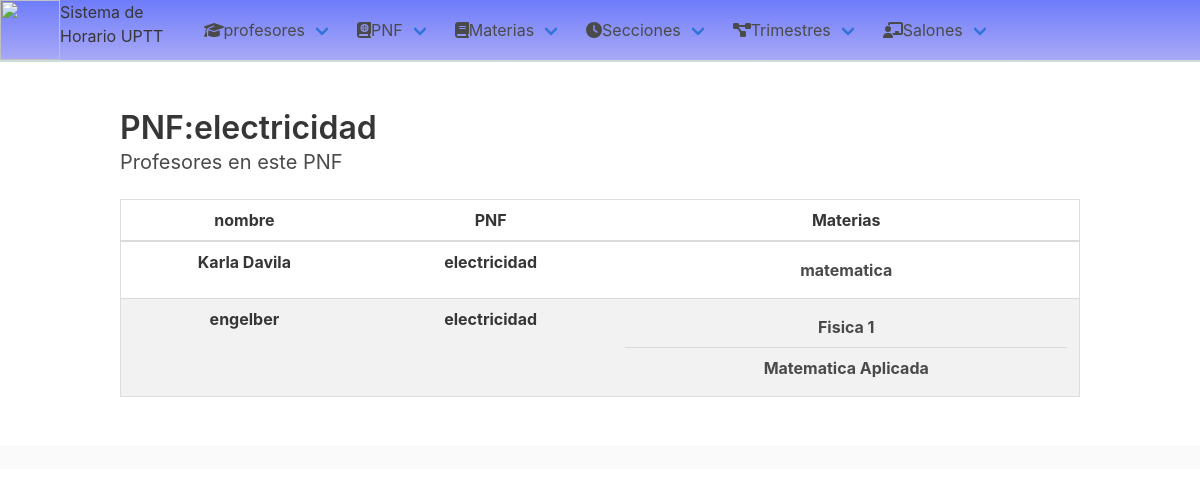
/pnf-profesor/electricidad, run on the app's committed database.
### horario/models.py (models this page shows, shortened)
class PNF(models.Model):
    nombre = models.CharField(max_length=20)
    trimetres = models.ManyToManyField(Trimestre)
    class Meta:
        ordering = ["nombre"]
        verbose_name_plural = "PNF"
    def __str__(self):
        return self.nombre

class Profesores(models.Model):
    nombre = models.CharField(max_length=50)
    pnf = models.ForeignKey(PNF, null=True, on_delete=models.DO_NOTHING)
    materias = models.ManyToManyField(Materias, blank=True)
    class Meta:
        ordering = ["nombre"]
        verbose_name_plural = "Profesores"

class Materias(models.Model):
    nombre = models.CharField('Nombre de Materia', max_length=50)
    codigo = models.CharField('Codigo de Materia', max_length=10)
    unidadesC = models.PositiveIntegerField('Unidades Curriculares')
    class Meta:
        ordering = ["nombre"]
        verbose_name_plural = "Materias"
    def __str__(self):
        return self.nombre

### horario/views.py (the view)
# urls.py: path('pnf-profesor/<slug:pnf_nombre>', views.Profesor_Pnf, name='pnf del profesor'),
def Profesor_Pnf(request, pnf_nombre):
    pnf = get_object_or_404(PNF, nombre=pnf_nombre)
    try:
        profesor = Profesores.objects.filter(pnf__nombre=pnf)
        return (
            render(request, "profe-pnf.html",
                   context={'profesor': profesor, 'pnf': pnf},
                   )
        )
    except (KeyError, Profesores.DoesNotExist):
        return render(request, 'horario/lista.html', {
            'question': pnf,
            'error_message': "Ese PNF no existe, por favor escoja otro.",
        })

### templates/profe-pnf.html
{% extends 'base.html' %}
{% block content %}
<table class="table table-container  has-text-centered ">
<thead>
<th>
    nombre
</th>
<th>
    PNF
</th>
<th>
    Materias
</th>
</thead>
<tbody class="has-text-weight-bold">
<h3 class="title">PNF:{{ pnf }}</h3>
<h5 class="subtitle">Profesores en este PNF</h5>
{% if profesor %}
{% for i in profesor %}
<tr>
    <td>
        {{ i.nombre}}
    </td>
    <td>
        {{ i.pnf }}
    </td>
    <td>
    {% for m in i.materias.all %}
        <li class="list-item ">{{ m }}</li>
    {% endfor %}
    </td>
</tr>
{% endfor %}
{% endif %}
</tbody>
</table>
{% endblock %}

### static/horario/css/styles.css (style rules this page uses)
body { padding: 0; margin: 0; }
tr:nth-child(even) { background-color: #f2f2f2 }
th, td { text-align: center !important; padding: 16px; }
table { border-collapse: collapse; border-spacing: 0; width: 100%; border: 1px solid #ddd; margin-top: 20px; }
thead { background-color: dodgerblue; }

### data on the page
PNF: nombre "electricidad"
Profesores: nombre "Karla Davila", pnf "electricidad"
Materias: nombre "matematica"
Profesores: nombre "engelber", pnf "electricidad"
Materias: nombre "Fisica 1"
Materias: nombre "Matematica Aplicada"
